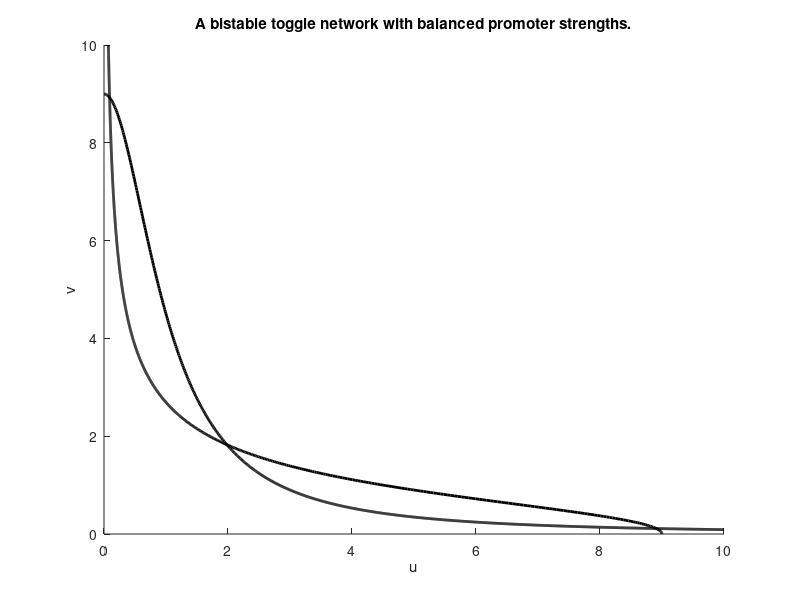

Reproduce this figure in MATLAB.
figure
hold on

alpha_2 = 9;
gamma = 2;
u = 0:0.01:10;
v = alpha_2./(1 + u.^gamma);
plot(u, v, 'k', 'LineWidth', 2)

alpha_1 = 9;
beta = 2.1;
v = 0:0.01:10;
u = alpha_1./(1 + v.^beta);
plot(u, v, 'k', 'LineWidth', 2)

xlabel('u')
ylabel('v')
title('A bistable toggle network with balanced promoter strengths.')
